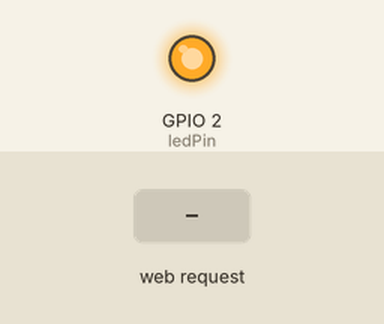
Simulated run of this sketch. Board: ESP8266 (Wemos D1 mini). On the bench: output pins drawn as LEDs (lit = HIGH). The inputs (shaded band) are chosen by the test bench. WiFi joins after 1.5 s; servers stay silent unless stated; what the sketch prints to the serial monitor is not drawn.

Above: at 2.7 s.
2.8 s: HTTP request GET /brightness25 received
At 2.95 s:
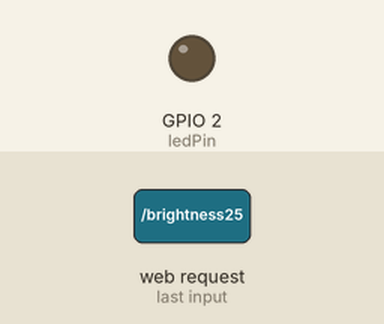
Timing chart, 0 to 5.8 s (numbered marks = the images above; inputs shaded):
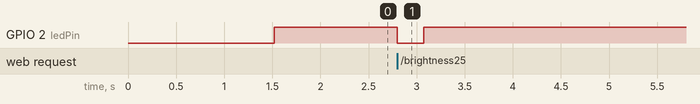

The sketch:

ESP8266_receiver.ino
```cpp
#include <ESP8266WiFi.h>
//#include <ESP8266WebServer.h>
#include <ArduinoJson.h>
#include <IRremoteESP8266.h>
#include <IRsend.h>

const int nodeNumber = 201;
const char nodeName[] = "end table 2";

const char* ssid     = "Bikini Bottom WiFi";      // SSID of local network
const char* password = "motowNshufflE";   // Password on network

//Static IP address configuration
IPAddress staticIP(192, 168, 1, nodeNumber); //ESP static ip
IPAddress gateway(192, 168, 1, 1);   //IP Address of your WiFi Router (Gateway)
IPAddress subnet(255, 255, 255, 0);  //Subnet mask
//IPAddress dns(1, 1, 1, 1);  //DNS
const char* deviceName = "wemos";

int ledPin = LED_BUILTIN;
WiFiServer server(80);
IRsend irsend(5);

class IRCommand {
  public:
    long IRCode;
    String Command;

    IRCommand(long iRCode, String command) {
      IRCode = iRCode;
      Command = command;
    }
};

IRCommand white(0xFF52AD, "white");
IRCommand red(0xFF6897, "red");
IRCommand orange(0xFF30CF, "orange");
IRCommand gold(0xFF38C7, "gold");
IRCommand yellow(0xFF4AB5, "yellow");
IRCommand green(0xFF9867, "green");
IRCommand turquoise(0xFF18E7, "turquoise");
IRCommand cyan(0xFF5AA5, "cyan");
IRCommand blue(0xFFB04F, "blue");
IRCommand purple(0xFF7A85, "purple");
IRCommand magenta(0xFF10EF, "magenta");
IRCommand pink(0xFF42BD, "pink");
IRCommand powerOn(0xFFA25D, "powerOn");
IRCommand powerOff(0xFFE21D, "powerOff");
IRCommand brighter(0xFFA857, "brighter");
IRCommand dimmer(0xFF906F, "dimmer");
IRCommand flash(0xFF22DD, "flash (lavender)");
IRCommand smooth(0xFFE01F, "smooth (crimson)");
IRCommand speed(0xFF629D, "speed (indigo)");
IRCommand brightness25 (1, "brightness25");
IRCommand brightness50 (1, "brightness50");
IRCommand brightness75 (1, "brightness75");
IRCommand brightness100 (1, "brightness100");

IRCommand commandArray[] = {white, red , orange, gold, yellow, green, turquoise, cyan, blue, purple, magenta, pink, powerOn, powerOff, brighter, dimmer, flash, smooth, speed, brightness25, brightness50, brightness75, brightness100};

char http[] = "HTTP/1.1";
char notFound404[] = "HTTP/1.1 404 NOT FOUND";
char ok200[] = "HTTP/1.1 200 OK";

char responseBody[200];
int responseStatus;

void setup() {
  pinMode(ledPin, OUTPUT);
  digitalWrite(ledPin, LOW);


  Serial.begin(9600);
  delay(10);
  irsend.begin();


  // Connect to WiFi network
  Serial.println();
  Serial.print("node number: ");
  Serial.print(nodeNumber);
  Serial.println();
  Serial.print("Connecting to ");
  Serial.println(ssid);

  WiFi.hostname(deviceName);      // DHCP Hostname (useful for finding device for static lease)
  WiFi.config(staticIP, subnet, gateway);
  WiFi.begin(ssid, password);

  while (WiFi.status() != WL_CONNECTED) {
    delay(500);
    Serial.print(".");
  }
  Serial.println("");
  Serial.println("WiFi connected");

  // Start the server
  server.begin();
  Serial.println("Server started");

  // Print the IP address
  Serial.print("Use this URL : ");
  Serial.print("http://");
  Serial.print(WiFi.localIP());
  Serial.println("/");
  digitalWrite(ledPin, HIGH);
}

void loop() {
  sprintf(responseBody, "");
  responseStatus = 500;

  // Check if a client has connected
  WiFiClient client = server.available();
  if (!client) {
    return;
  }

  // Wait until the client sends some data
  Serial.println("new client");
  while (!client.available()) {
    delay(1);
  }

  // Read the first line of the request
  digitalWrite(ledPin, LOW);
  String request = client.readStringUntil('\r');
  Serial.println(request);
  client.flush();

  String commandIn = getValue(request, '/', 1);
  // int len = strlen(xval)-4;
  commandIn.remove(commandIn.length() - 5 , 5);
  Serial.println(commandIn);
  long IRCode = lookupIRCode(commandIn);
  Serial.println(IRCode);

  if (IRCode != 1  && IRCode != NULL)  {
    irsend.sendNEC(IRCode, 32);
  }
  else if (IRCode == 1) {
    if (commandIn == "brightness25") {
      for (int y = 0; y < 3; y++)  {
        irsend.sendNEC(dimmer.IRCode, 32);
      }// end for
    }//end if
    else if (commandIn == "brightness50") {
      for (int y = 0; y < 3; y++)  {
        irsend.sendNEC(dimmer.IRCode, 32);
      }//end for
      for (int y = 0; y < 1; y++)  {
        irsend.sendNEC(brighter.IRCode, 32);
      }//end for
    }//end else if
    else if (commandIn == "brightness75") {
      for (int y = 0; y < 3; y++)  {
        irsend.sendNEC(dimmer.IRCode, 32);
      }//end for
      for (int y = 0; y < 2; y++)  {
        irsend.sendNEC(brighter.IRCode, 32);
      }//end for
    }//end else if
    else if (commandIn == "brightness100") {
      for (int y = 0; y < 3; y++)  {
        irsend.sendNEC(brighter.IRCode, 32);
      }//end for
    }//end else if
  }//end else if


  if (IRCode == NULL) {
    sprintf(responseBody, "{\"error\":\"command not found\"}");
    responseStatus = 404;
  }
  else {
    responseStatus = 200;
    char commandInCharArray[commandIn.length() + 1];
    commandIn.toCharArray(commandInCharArray, commandIn.length() + 1);
    sprintf(responseBody, "{\"node\":{\"nodeNumber\":%hd,\"nodeName\":\"%s\"},\"command\":{\"commandName\":\"%s\",\"ircode\":%ld}}", nodeNumber, nodeName, commandInCharArray, IRCode);
    //    sprintf(responseBody, "{\"nodeName\":\"%s\",\"nodeNumber\":%hd,\"command\":\"%s\",\"ircode\":%ld}",nodeName, nodeNumber, commandInCharArray, IRCode);

    //    sprintf(responseBody, "{\"ircode\": %ld}",IRCode);
  }
  Serial.println(responseBody);

  // Return the response
  switch (responseStatus) {
    default :
    case 500: client.println("HTTP/1.1 500 ERROR"); break;
    case 404: client.println("HTTP/1.1 404 NOT FOUND"); break;
    case 200: client.println("HTTP/1.1 200 OK"); break;
  }//-----end switch
  client.println("Content-Type: application/json");
  client.println(""); //  do not forget this one
  client.println(responseBody);


  delay(1);
  Serial.println("Client disconnected");
  Serial.println("");
  digitalWrite(ledPin, HIGH);
}


long lookupIRCode(String command) {
  long IRCode;
  for (int i = 0; i < sizeof(commandArray); i++) {
    if (command == commandArray[i].Command)  {
      IRCode = commandArray[i].IRCode;
      return IRCode;
    }
  }
  return NULL;
}

String getValue(String data, char separator, int index)
{
  int found = 0;
  int strIndex[] = { 0, -1 };
  int maxIndex = data.length() - 1;

  for (int i = 0; i <= maxIndex && found <= index; i++) {
    if (data.charAt(i) == separator || i == maxIndex) {
      found++;
      strIndex[0] = strIndex[1] + 1;
      strIndex[1] = (i == maxIndex) ? i + 1 : i;
    }
  }
  return found > index ? data.substring(strIndex[0], strIndex[1]) : "";
}
```

Measured:
- after the input at 2.8 s, GPIO 2 (ledPin): HIGH → LOW at once, → HIGH 0.27 s later
